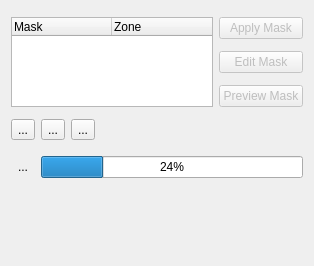
<?xml version="1.0" encoding="UTF-8"?>
<ui version="4.0">
 <author>
  SPDX-FileCopyrightText: none
  SPDX-License-Identifier: GPL-3.0-only OR LicenseRef-KDE-Accepted-GPL
 </author>
 <class>MaskManage_UI</class>
 <widget class="QWidget" name="MaskManage_UI">
  <property name="geometry">
   <rect>
    <x>0</x>
    <y>0</y>
    <width>314</width>
    <height>266</height>
   </rect>
  </property>
  <property name="windowTitle">
   <string>Form</string>
  </property>
  <layout class="QGridLayout" name="gridLayout_4">
   <item row="0" column="0">
    <widget class="QStackedWidget" name="maskTools">
     <property name="currentIndex">
      <number>0</number>
     </property>
     <widget class="QWidget" name="page">
      <layout class="QGridLayout" name="gridLayout_2">
       <property name="leftMargin">
        <number>0</number>
       </property>
       <property name="topMargin">
        <number>0</number>
       </property>
       <property name="rightMargin">
        <number>0</number>
       </property>
       <property name="bottomMargin">
        <number>0</number>
       </property>
       <item row="0" column="0" rowspan="3">
        <widget class="QTreeWidget" name="maskTree">
         <column>
          <property name="text">
           <string>Mask</string>
          </property>
         </column>
         <column>
          <property name="text">
           <string>Zone</string>
          </property>
         </column>
        </widget>
       </item>
       <item row="0" column="1">
        <widget class="QPushButton" name="buttonApply">
         <property name="enabled">
          <bool>false</bool>
         </property>
         <property name="text">
          <string>Apply Mask</string>
         </property>
        </widget>
       </item>
       <item row="1" column="1">
        <widget class="QPushButton" name="buttonEdit">
         <property name="enabled">
          <bool>false</bool>
         </property>
         <property name="text">
          <string>Edit Mask</string>
         </property>
         <property name="checkable">
          <bool>true</bool>
         </property>
        </widget>
       </item>
       <item row="2" column="1">
        <widget class="QPushButton" name="buttonPreview">
         <property name="enabled">
          <bool>false</bool>
         </property>
         <property name="text">
          <string>Preview Mask</string>
         </property>
         <property name="checkable">
          <bool>true</bool>
         </property>
        </widget>
       </item>
       <item row="3" column="0" colspan="2">
        <layout class="QGridLayout" name="gridLayout">
         <item row="0" column="0">
          <widget class="QToolButton" name="buttonAdd">
           <property name="toolTip">
            <string>Create New Mask</string>
           </property>
           <property name="text">
            <string>...</string>
           </property>
           <property name="icon">
            <iconset theme="list-add"/>
           </property>
          </widget>
         </item>
         <item row="0" column="1">
          <widget class="QToolButton" name="buttonDelete">
           <property name="toolTip">
            <string>Delete Mask</string>
           </property>
           <property name="text">
            <string>...</string>
           </property>
           <property name="icon">
            <iconset theme="edit-delete"/>
           </property>
          </widget>
         </item>
         <item row="0" column="2">
          <widget class="QToolButton" name="buttonImport">
           <property name="toolTip">
            <string>Import Mask in Project</string>
           </property>
           <property name="text">
            <string>...</string>
           </property>
           <property name="icon">
            <iconset theme="document-import"/>
           </property>
          </widget>
         </item>
         <item row="0" column="3">
          <spacer name="horizontalSpacer">
           <property name="orientation">
            <enum>Qt::Orientation::Horizontal</enum>
           </property>
           <property name="sizeHint" stdset="0">
            <size>
             <width>40</width>
             <height>20</height>
            </size>
           </property>
          </spacer>
         </item>
        </layout>
       </item>
      </layout>
     </widget>
     <widget class="QWidget" name="page_2">
      <layout class="QGridLayout" name="gridLayout_3">
       <property name="leftMargin">
        <number>0</number>
       </property>
       <property name="topMargin">
        <number>0</number>
       </property>
       <property name="rightMargin">
        <number>0</number>
       </property>
       <property name="bottomMargin">
        <number>0</number>
       </property>
       <item row="2" column="0">
        <widget class="QLabel" name="label">
         <property name="text">
          <string>Border</string>
         </property>
        </widget>
       </item>
       <item row="3" column="0" colspan="3">
        <widget class="QPushButton" name="buttonStop">
         <property name="text">
          <string>Abort Mask</string>
         </property>
        </widget>
       </item>
       <item row="1" column="0">
        <widget class="QLabel" name="label_2">
         <property name="text">
          <string>Mask</string>
         </property>
        </widget>
       </item>
       <item row="2" column="2">
        <widget class="QSpinBox" name="borderWidth"/>
       </item>
       <item row="1" column="2">
        <widget class="QToolButton" name="resetMask">
         <property name="text">
          <string>...</string>
         </property>
         <property name="icon">
          <iconset theme="edit-reset"/>
         </property>
        </widget>
       </item>
       <item row="0" column="0" colspan="3">
        <widget class="QLabel" name="label_3">
         <property name="text">
          <string>Creating Mask</string>
         </property>
        </widget>
       </item>
       <item row="2" column="1">
        <widget class="KColorButton" name="borderColor">
         <property name="alphaChannelEnabled">
          <bool>true</bool>
         </property>
        </widget>
       </item>
       <item row="1" column="1">
        <widget class="KColorButton" name="maskColor">
         <property name="alphaChannelEnabled">
          <bool>true</bool>
         </property>
        </widget>
       </item>
       <item row="4" column="0">
        <spacer name="verticalSpacer_2">
         <property name="orientation">
          <enum>Qt::Orientation::Vertical</enum>
         </property>
         <property name="sizeHint" stdset="0">
          <size>
           <width>20</width>
           <height>40</height>
          </size>
         </property>
        </spacer>
       </item>
      </layout>
     </widget>
    </widget>
   </item>
   <item row="1" column="0">
    <layout class="QHBoxLayout" name="horizontalLayout_2">
     <item>
      <widget class="QToolButton" name="buttonAbort">
       <property name="text">
        <string>...</string>
       </property>
       <property name="icon">
        <iconset theme="QIcon::ThemeIcon::ProcessStop"/>
       </property>
       <property name="autoRaise">
        <bool>true</bool>
       </property>
      </widget>
     </item>
     <item>
      <widget class="QProgressBar" name="samProgress">
       <property name="value">
        <number>24</number>
       </property>
      </widget>
     </item>
    </layout>
   </item>
   <item row="2" column="0">
    <widget class="KMessageWidget" name="samStatus">
     <property name="closeButtonVisible">
      <bool>false</bool>
     </property>
    </widget>
   </item>
   <item row="3" column="0">
    <spacer name="verticalSpacer">
     <property name="orientation">
      <enum>Qt::Orientation::Vertical</enum>
     </property>
     <property name="sizeHint" stdset="0">
      <size>
       <width>20</width>
       <height>40</height>
      </size>
     </property>
    </spacer>
   </item>
  </layout>
 </widget>
 <customwidgets>
  <customwidget>
   <class>KColorButton</class>
   <extends>QPushButton</extends>
   <header>kcolorbutton.h</header>
  </customwidget>
  <customwidget>
   <class>KMessageWidget</class>
   <extends>QFrame</extends>
   <header>kmessagewidget.h</header>
   <container>1</container>
  </customwidget>
 </customwidgets>
 <resources/>
 <connections/>
</ui>
